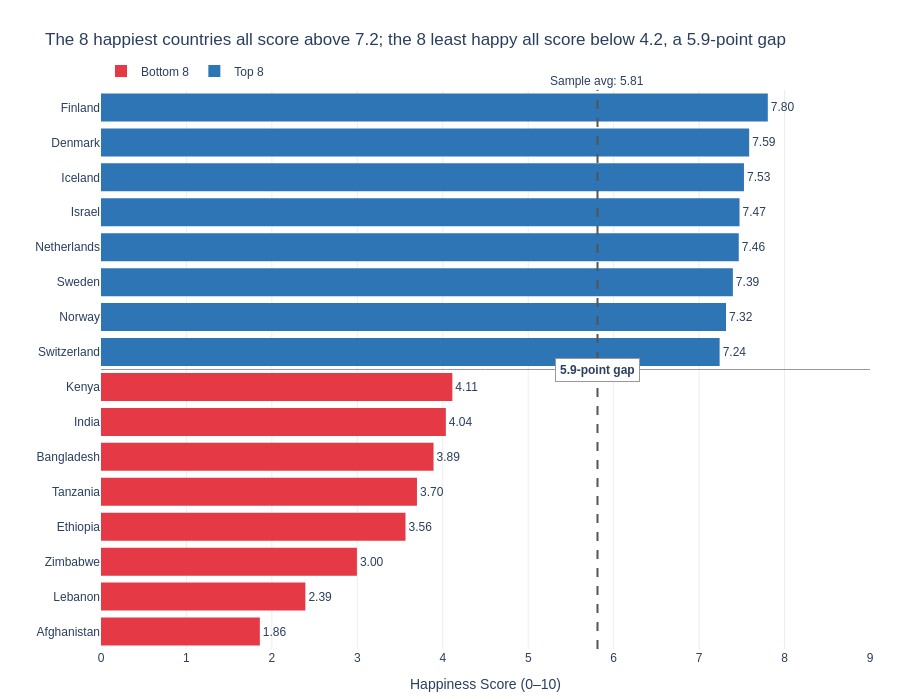

This figure's notebook cell:
### Code cell
# Task 2: Top 8 vs. Bottom 8 contrast
# ------------------------------------

# Step 1: Get top and bottom countries
top8 = df.nlargest(8, 'Happiness_Score').copy()
top8['Group'] = 'Top 8'
bottom8 = df.nsmallest(8, 'Happiness_Score').copy()
bottom8['Group'] = 'Bottom 8'

combined = pd.concat([bottom8, top8]).sort_values('Happiness_Score')
global_avg = df['Happiness_Score'].mean()
print(f"Global average: {global_avg:.2f}")

# Step 2: Build your chart

gap = top8['Happiness_Score'].max() - bottom8['Happiness_Score'].min()

fig = px.bar(
    combined,
    x='Happiness_Score', y='Country',
    orientation='h',
    color='Group',
    color_discrete_map={'Top 8': '#2E75B6', 'Bottom 8': '#E63946'},
    text='Happiness_Score',
    title=(f"The 8 happiest countries all score above 7.2; the 8 least happy "
           f"all score below 4.2, a {gap:.1f}-point gap"),
    labels={'Happiness_Score': 'Happiness Score (0–10)', 'Country': ''},
    height=700
)

fig.update_traces(texttemplate='%{x:.2f}', textposition='outside', marker_line_width=0)

# Stretch goal: global average reference line
fig.add_vline(x=global_avg, line_dash='dash', line_color='#555555',
              annotation_text=f'Sample avg: {global_avg:.2f}',
              annotation_position='top')

# Visual separator between the two groups (bars are positions 0–15; the gap is at 7.5)
fig.add_hline(y=7.5, line_color='#999999', line_width=1)

# Annotation that emphasises the gap
fig.add_annotation(
    x=global_avg, y=7.5, xref='x', yref='y',
    text=f'<b>{gap:.1f}-point gap</b>',
    showarrow=False, bgcolor='white',
    bordercolor='#999999', borderwidth=1, borderpad=4
)

fig.update_layout(
    xaxis=dict(range=[0, 9], gridcolor='#EEEEEE'),   # zero baseline
    plot_bgcolor='white', paper_bgcolor='white',
    font=dict(family='Arial', size=12),
    legend=dict(title='', orientation='h', y=1.06),
    margin=dict(l=10, r=30, t=90, b=40)
)
fig.show()

### Figure 1 — Plotly figure (JSON) as saved in the notebook; plotly's stock layout.template omitted (floating-point values rounded to 4 significant figures)
{"data": [{"hovertemplate": "Group=Bottom 8<br>Happiness Score (0–10)=%{text}<br>=%{y}<extra></extra>", "legendgroup": "Bottom 8", "marker": {"color": "#E63946", "line": {"width": 0}, "pattern": {"shape": ""}}, "name": "Bottom 8", "orientation": "h", "showlegend": true, "text": [1.859, 2.392, 2.995, 3.564, 3.698, 3.892, 4.036, 4.112], "textposition": "outside", "texttemplate": "%{x:.2f}", "type": "bar", "x": [1.859, 2.392, 2.995, 3.564, 3.698, 3.892, 4.036, 4.112], "xaxis": "x", "y": ["Afghanistan", "Lebanon", "Zimbabwe", "Ethiopia", "Tanzania", "Bangladesh", "India", "Kenya"], "yaxis": "y"}, {"hovertemplate": "Group=Top 8<br>Happiness Score (0–10)=%{text}<br>=%{y}<extra></extra>", "legendgroup": "Top 8", "marker": {"color": "#2E75B6", "line": {"width": 0}, "pattern": {"shape": ""}}, "name": "Top 8", "orientation": "h", "showlegend": true, "text": [7.24, 7.315, 7.395, 7.464, 7.473, 7.525, 7.586, 7.804], "textposition": "outside", "texttemplate": "%{x:.2f}", "type": "bar", "x": [7.24, 7.315, 7.395, 7.464, 7.473, 7.525, 7.586, 7.804], "xaxis": "x", "y": ["Switzerland", "Norway", "Sweden", "Netherlands", "Israel", "Iceland", "Denmark", "Finland"], "yaxis": "y"}], "layout": {"annotations": [{"showarrow": false, "text": "Sample avg: 5.81", "x": 5.811, "xanchor": "center", "xref": "x", "y": 1, "yanchor": "bottom", "yref": "y domain"}, {"bgcolor": "white", "bordercolor": "#999999", "borderpad": 4, "borderwidth": 1, "showarrow": false, "text": "<b>5.9-point gap</b>", "x": 5.811, "xref": "x", "y": 7.5, "yref": "y"}], "barmode": "relative", "font": {"family": "Arial", "size": 12}, "height": 700, "legend": {"orientation": "h", "title": {"text": ""}, "tracegroupgap": 0, "y": 1.06}, "margin": {"b": 40, "l": 10, "r": 30, "t": 90}, "paper_bgcolor": "white", "plot_bgcolor": "white", "shapes": [{"line": {"color": "#555555", "dash": "dash"}, "type": "line", "x0": 5.811, "x1": 5.811, "xref": "x", "y0": 0, "y1": 1, "yref": "y domain"}, {"line": {"color": "#999999", "width": 1}, "type": "line", "x0": 0, "x1": 1, "xref": "x domain", "y0": 7.5, "y1": 7.5, "yref": "y"}], "title": {"text": "The 8 happiest countries all score above 7.2; the 8 least happy all score below 4.2, a 5.9-point gap"}, "xaxis": {"anchor": "y", "domain": [0, 1], "gridcolor": "#EEEEEE", "range": [0, 9], "title": {"text": "Happiness Score (0–10)"}}, "yaxis": {"anchor": "x", "domain": [0, 1], "title": {"text": ""}}}}
